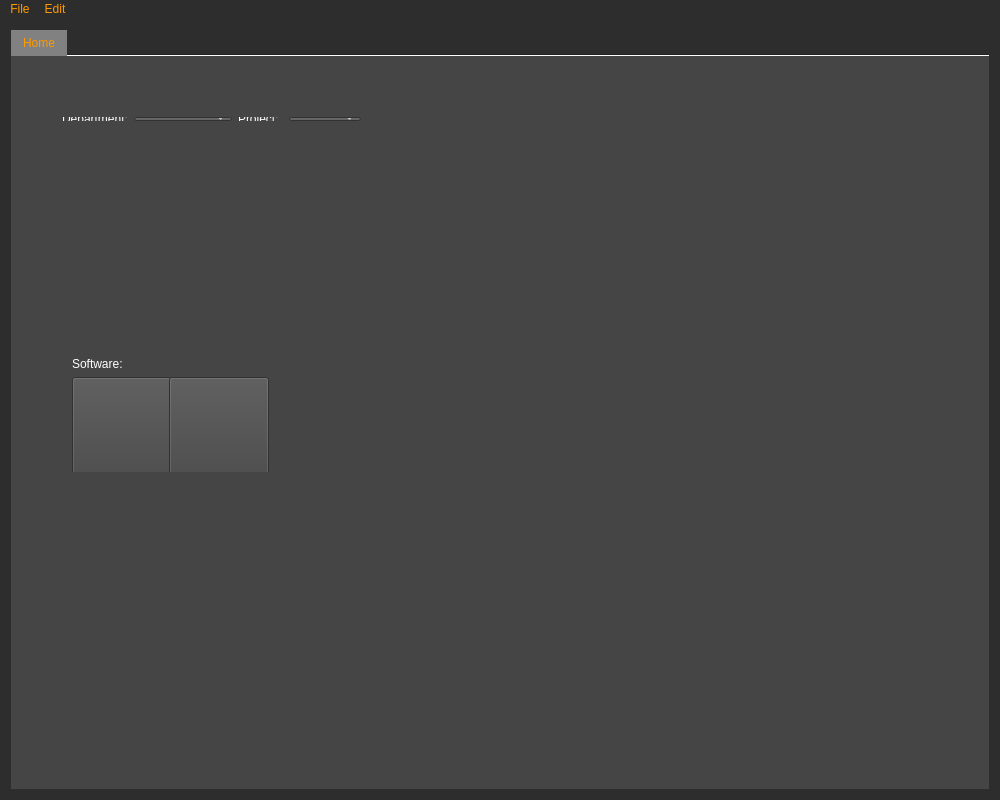
<?xml version="1.0" encoding="UTF-8"?>
<ui version="4.0">
 <class>EmmPipeWindow</class>
 <widget class="QMainWindow" name="EmmPipeWindow">
  <property name="geometry">
   <rect>
    <x>0</x>
    <y>0</y>
    <width>1000</width>
    <height>800</height>
   </rect>
  </property>
  <property name="windowTitle">
   <string>emmPipe</string>
  </property>
  <widget class="QWidget" name="centralWidget">
   <property name="styleSheet">
    <string notr="true">background-color: rgb(45, 45, 45);
color: white;</string>
   </property>
   <layout class="QVBoxLayout" name="verticalLayout_2">
    <item>
     <widget class="QTabWidget" name="tab_widget">
      <property name="styleSheet">
       <string notr="true">QTabBar::tab{
background-color: rgb(129, 129, 129);
color: rgb(255, 153, 0);
}</string>
      </property>
      <property name="tabPosition">
       <enum>QTabWidget::TabPosition::North</enum>
      </property>
      <property name="currentIndex">
       <number>0</number>
      </property>
      <property name="documentMode">
       <bool>true</bool>
      </property>
      <property name="tabsClosable">
       <bool>false</bool>
      </property>
      <property name="movable">
       <bool>true</bool>
      </property>
      <property name="tabBarAutoHide">
       <bool>false</bool>
      </property>
      <widget class="QWidget" name="home_tab">
       <property name="styleSheet">
        <string notr="true">background-color: rgb(69, 69, 69);</string>
       </property>
       <attribute name="title">
        <string>Home</string>
       </attribute>
       <widget class="QWidget" name="layoutWidget">
        <property name="geometry">
         <rect>
          <x>50</x>
          <y>290</y>
          <width>210</width>
          <height>126</height>
         </rect>
        </property>
        <layout class="QVBoxLayout" name="verticalLayout">
         <item>
          <widget class="QLabel" name="software_lbl">
           <property name="text">
            <string>Software:</string>
           </property>
          </widget>
         </item>
         <item>
          <layout class="QGridLayout" name="gridLayout">
           <item row="0" column="0">
            <widget class="QPushButton" name="maya_btn">
             <property name="minimumSize">
              <size>
               <width>100</width>
               <height>100</height>
              </size>
             </property>
             <property name="maximumSize">
              <size>
               <width>100</width>
               <height>100</height>
              </size>
             </property>
             <property name="text">
              <string/>
             </property>
             <property name="icon">
              <iconset resource="workspaces.qrc">
               <normaloff>:/NodeEditor/icons/mayaico.png</normaloff>:/NodeEditor/icons/mayaico.png</iconset>
             </property>
             <property name="iconSize">
              <size>
               <width>100</width>
               <height>100</height>
              </size>
             </property>
             <property name="checkable">
              <bool>true</bool>
             </property>
            </widget>
           </item>
           <item row="0" column="1">
            <widget class="QPushButton" name="unreal_btn">
             <property name="minimumSize">
              <size>
               <width>100</width>
               <height>100</height>
              </size>
             </property>
             <property name="maximumSize">
              <size>
               <width>100</width>
               <height>100</height>
              </size>
             </property>
             <property name="text">
              <string/>
             </property>
             <property name="icon">
              <iconset resource="workspaces.qrc">
               <normaloff>:/NodeEditor/icons/ue_logo.png</normaloff>:/NodeEditor/icons/ue_logo.png</iconset>
             </property>
             <property name="iconSize">
              <size>
               <width>100</width>
               <height>100</height>
              </size>
             </property>
            </widget>
           </item>
          </layout>
         </item>
        </layout>
       </widget>
       <widget class="QWidget" name="layoutWidget">
        <property name="geometry">
         <rect>
          <x>40</x>
          <y>50</y>
          <width>321</width>
          <height>26</height>
         </rect>
        </property>
        <layout class="QHBoxLayout" name="horizontalLayout">
         <item>
          <widget class="QLabel" name="department_lbl">
           <property name="text">
            <string>Department:</string>
           </property>
          </widget>
         </item>
         <item>
          <widget class="QComboBox" name="department_cbox">
           <property name="sizeAdjustPolicy">
            <enum>QComboBox::SizeAdjustPolicy::AdjustToContents</enum>
           </property>
           <item>
            <property name="text">
             <string>Modeling</string>
            </property>
           </item>
           <item>
            <property name="text">
             <string>Texturing</string>
            </property>
           </item>
           <item>
            <property name="text">
             <string>Rigging</string>
            </property>
           </item>
           <item>
            <property name="text">
             <string>Animation</string>
            </property>
           </item>
           <item>
            <property name="text">
             <string>Lighting</string>
            </property>
           </item>
           <item>
            <property name="text">
             <string>Compositing</string>
            </property>
           </item>
          </widget>
         </item>
         <item>
          <widget class="QLabel" name="project_lbl">
           <property name="text">
            <string>Project:</string>
           </property>
          </widget>
         </item>
         <item>
          <widget class="QComboBox" name="project_cbox">
           <property name="sizeAdjustPolicy">
            <enum>QComboBox::SizeAdjustPolicy::AdjustToContents</enum>
           </property>
          </widget>
         </item>
        </layout>
       </widget>
      </widget>
     </widget>
    </item>
   </layout>
  </widget>
  <widget class="QMenuBar" name="menuBar">
   <property name="geometry">
    <rect>
     <x>0</x>
     <y>0</y>
     <width>1000</width>
     <height>21</height>
    </rect>
   </property>
   <property name="styleSheet">
    <string notr="true">QMenuBar{
background-color: rgb(45, 45, 45); 
color: rgb(255,153,0);
}

QMenuBar::item:selected { 
    background-color: #3498db;  /* Your hover background color */
    color: white;               /* Optional text color */
}</string>
   </property>
   <widget class="QMenu" name="menuFile">
    <property name="styleSheet">
     <string notr="true">QMenuFile{
background-color: rgb(45, 45, 45); 
color: rgb(255,153,0);
}</string>
    </property>
    <property name="title">
     <string>File</string>
    </property>
    <addaction name="separator"/>
    <addaction name="actionNew"/>
    <addaction name="actionOpen"/>
    <addaction name="actionSave"/>
    <addaction name="actionSave_as"/>
    <addaction name="actionClose"/>
   </widget>
   <widget class="QMenu" name="menuEdit">
    <property name="title">
     <string>Edit</string>
    </property>
    <addaction name="actionPreferences"/>
   </widget>
   <addaction name="menuFile"/>
   <addaction name="menuEdit"/>
  </widget>
  <action name="actionClose">
   <property name="text">
    <string>Close</string>
   </property>
  </action>
  <action name="actionPreferences">
   <property name="text">
    <string>Preferences</string>
   </property>
  </action>
  <action name="actionOpen">
   <property name="text">
    <string>Open</string>
   </property>
  </action>
  <action name="actionNew">
   <property name="text">
    <string>New</string>
   </property>
  </action>
  <action name="actionSave">
   <property name="text">
    <string>Save</string>
   </property>
  </action>
  <action name="actionSave_as">
   <property name="text">
    <string>Save as</string>
   </property>
  </action>
  <action name="actionNew_Project">
   <property name="text">
    <string>New Project</string>
   </property>
  </action>
 </widget>
 <layoutdefault spacing="6" margin="11"/>
 <resources>
  <include location="workspaces.qrc"/>
 </resources>
 <connections/>
</ui>
